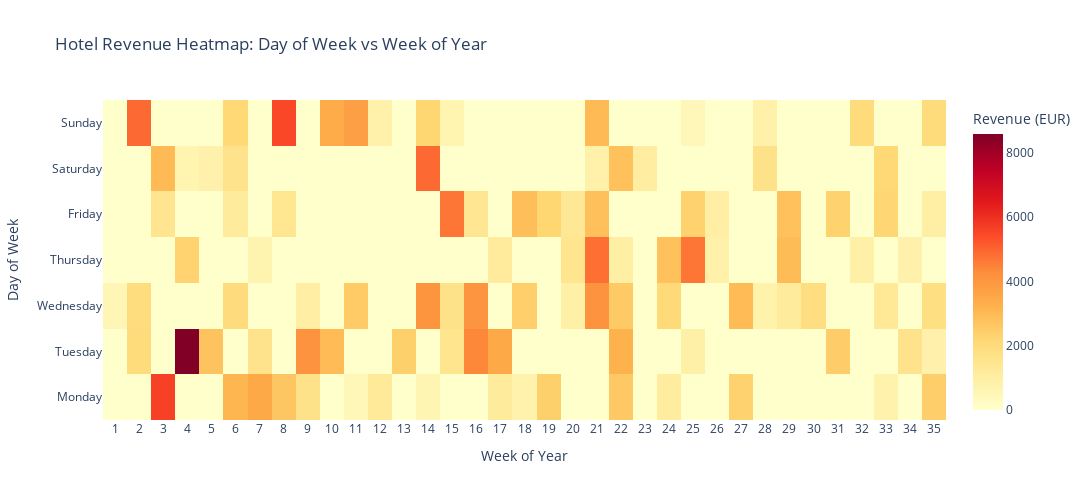

Notebook code cell kept with this figure:
### Markdown cell above
**Code Cell Description:**

Generates a heatmap visualization showing resort revenue patterns by day of week and week of year. Reveals business-focused clientele with mid-week peaks and seasonal trends.

### Code cell
# CHART 2: Revenue Heatmap (Day of Week vs Week of Year)

# Confirm which date column is being used
print(f"Using date column for heatmap: {trx_date_col}")

# Prepare revenue data - use loaded transactions
revenue_data = transactions[(transactions['credit_or_debit'] == 'CRDT') & 
                             (transactions['additional_info'].str.contains('Resort Revenue', na=False))].copy()

revenue_data['date'] = pd.to_datetime(revenue_data[trx_date_col])
revenue_data['day_of_week'] = revenue_data['date'].dt.day_name()
# Convert week to integer properly
revenue_data['week_of_year'] = revenue_data['date'].dt.isocalendar().week.astype(int)

# Aggregate revenue by week and day
heatmap_data = revenue_data.groupby(['week_of_year', 'day_of_week'], as_index=False)['amount'].sum()

# Debug: check data
print(f"Heatmap data shape: {heatmap_data.shape}")
print(f"Sample data:\n{heatmap_data.head(10)}")
print(f"Week range: {heatmap_data['week_of_year'].min()} to {heatmap_data['week_of_year'].max()}")

# Pivot for heatmap
day_order = ['Monday', 'Tuesday', 'Wednesday', 'Thursday', 'Friday', 'Saturday', 'Sunday']
heatmap_pivot = heatmap_data.pivot(index='day_of_week', columns='week_of_year', values='amount')
heatmap_pivot = heatmap_pivot.reindex(day_order)

# Replace NaN with 0 for visualization
heatmap_pivot = heatmap_pivot.fillna(0)

# Create heatmap
fig2 = go.Figure(data=go.Heatmap(
    z=heatmap_pivot.values,
    x=heatmap_pivot.columns.tolist(),
    y=heatmap_pivot.index.tolist(),
    colorscale='YlOrRd',
    hovertemplate='Week %{x}<br>%{y}<br>Revenue: €%{z:,.2f}<extra></extra>',
    colorbar=dict(title='Revenue (EUR)'),
    zmid=None  # Auto-scale colors
))

fig2.update_layout(
    title='Hotel Revenue Heatmap: Day of Week vs Week of Year',
    xaxis=dict(title='Week of Year', type='category'),
    yaxis=dict(title='Day of Week'),
    height=500,
    width=1200
)

fig2.show()

### Figure 1 — Plotly figure (JSON) as saved in the notebook; plotly's stock layout.template omitted (floating-point values rounded to 4 significant figures; data arrays with more than 128 entries replaced by an {"elided": "..."} marker saying what was removed)
{"data": [{"colorbar": {"title": {"text": "Revenue (EUR)"}}, "colorscale": [[0, "rgb(255,255,204)"], [0.125, "rgb(255,237,160)"], [0.25, "rgb(254,217,118)"], [0.375, "rgb(254,178,76)"], [0.5, "rgb(253,141,60)"], [0.625, "rgb(252,78,42)"], [0.75, "rgb(227,26,28)"], [0.875, "rgb(189,0,38)"], [1, "rgb(128,0,38)"]], "hovertemplate": "Week %{x}<br>%{y}<br>Revenue: €%{z:,.2f}<extra></extra>", "type": "heatmap", "x": [1, 2, 3, 4, 5, 6, 7, 8, 9, 10, 11, 12, 13, 14, 15, 16, 17, 18, 19, 20, 21, 22, 23, 24, 25, 26, 27, 28, 29, 30, 31, 32, 33, 34, 35], "y": ["Monday", "Tuesday", "Wednesday", "Thursday", "Friday", "Saturday", "Sunday"], "z": {"elided": "7x35 float values"}}], "layout": {"height": 500, "title": {"text": "Hotel Revenue Heatmap: Day of Week vs Week of Year"}, "width": 1200, "xaxis": {"title": {"text": "Week of Year"}, "type": "category"}, "yaxis": {"title": {"text": "Day of Week"}}}}
